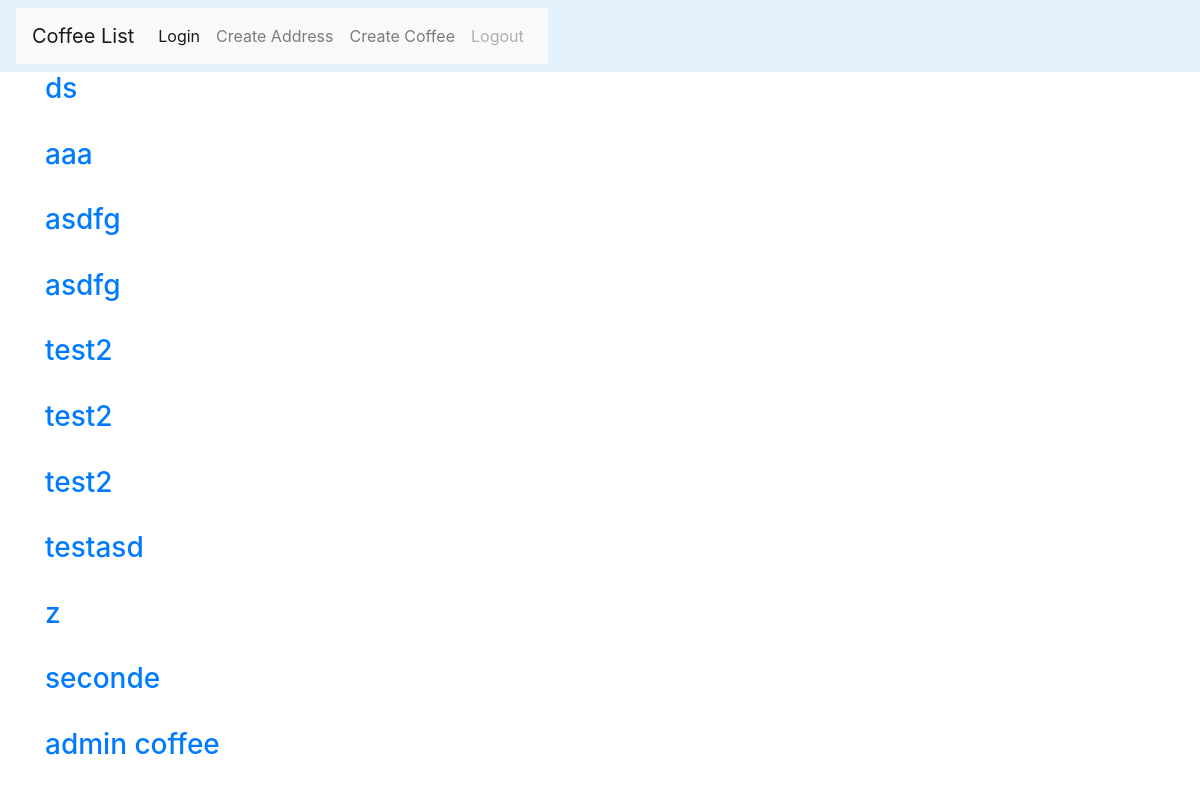
/coffee/userCoffees/ (signed in), run on an earlier commit of the app's database.
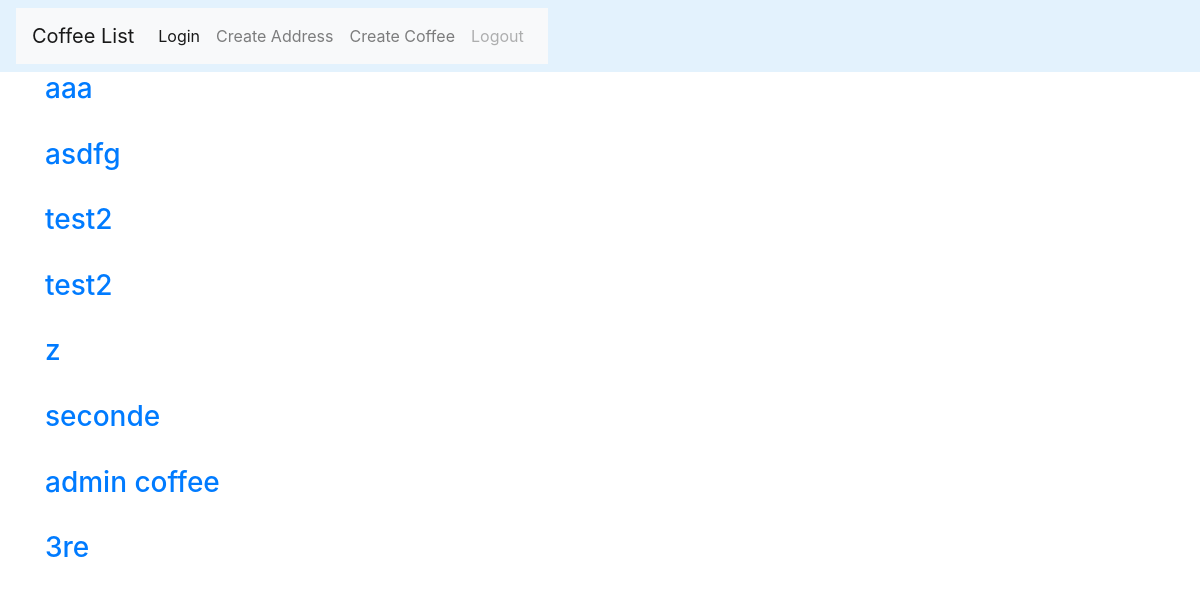
And on a later commit of the database.
### coffee/models.py (models this page shows, shortened)
class Coffee(models.Model):
	user=models.ForeignKey(User)
	name=models.CharField(max_length=50)
	powder=models.ManyToManyField(Powder)
	syrup=models.ManyToManyField(Syrup)
	roast=models.ForeignKey(Roast)
	beans=models.ForeignKey(Beans, null=True)
	milk=models.FloatField()
	water=models.FloatField()
	foam=models.BooleanField()
	shots=models.PositiveIntegerField(default=1)
	extra_instruction=models.TextField(null=True)
	price=models.DecimalField(max_digits=5, decimal_places=3, null=True)
	def get_absolute_url(self):
		return reverse ("coffee:userCoffeeDetails", kwargs = {"details_id": self.id})

### coffee/views.py (the view)
def userCoffee(request):
    if not (request.user.is_superuser or request.user.is_staff):
        raise Http404
    userCoffee_obj=Coffee.objects.all()
    context={
        'userCoffee_obj':userCoffee_obj
    }
    return render(request, 'userCoffees.html', context)

### coffee/templates/userCoffees.html (shortened to what this page needs)
{% extends 'base.html' %}
{% load crispy_forms_tags %}
{% block content %}
	<div class='row'>
		<div class='col-sm-6 col-sm-offset-3'>
	{% for x in userCoffee_obj %}
	<h3><a href='{{x.get_absolute_url}}'>{{x.name}}</a></h3><br>
	{% endfor %}
</div>
		</div>
{% endblock content %}

What changed in the data, as far as the page shows it:
removed Coffee: name "ds"
removed Coffee: name "asdfg"
removed Coffee: name "test2"
removed Coffee: name "testasd"
added Coffee: name "3re"
